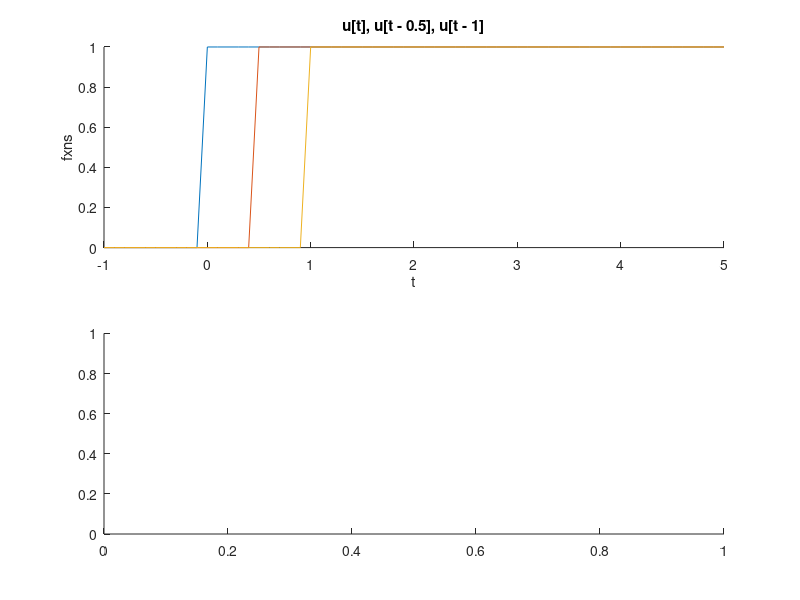

The MATLAB source for this figure: (Note: this script raises an error after producing the figure.)
%time varying system is bbox2
subplot(2,1,1)
hold on
t = -1:0.1:5;
x1 = (t>=0);
x2 = (t>=0.5);
x3 = (t>=1);
plot(t, x1)
plot(t, x2)
plot(t, x3)
title('u[t], u[t - 0.5], u[t - 1]')
xlabel('t')
ylabel('fxns')

subplot(2,1,2)
hold on
y1 = bbox2(x1);
y2 = bbox2(x2);
y3 = bbox2(x3);
plot(t, y1)
plot(t, y2)
plot(t, y3)
title('bbox2(u[t]), bbox2(u[t - 0.5]), bbox2(u[t - 1])')
xlabel('t')
ylabel('fxns')

%non-linear system is bbox3
%{
subplot(4,1,1)
t = -5:0.1:10;
x1 = 4*sin(t);
y1 = bbox3(x1);
plot(t, y1)
title('bbox3(4*sin(t))')
xlabel('t')
ylabel('bbox3')

subplot(4,1,2)
x2 = mod(t, (2*pi)) / pi;
y2 = bbox3(x2);
plot(t, y2)
title('bbox3(mod(t, (2*pi)) / pi)')
xlabel('t')
ylabel('bbox3')

subplot(4,1,3)
x3 = x1 + x2;
y3 = bbox3(x3);
plot(t, y3)
title('bbox3(4*sin(t) + mod(t, (2*pi)) / pi)')
xlabel('t')
ylabel('bbox3')

subplot(4,1,4)
y = y1 + y2;
plot(t, y)
title('bbox3(4*sin(t)) + bbox3(mod(t, (2*pi)) / pi)')
xlabel('t')
ylabel('bbox3')
%}

